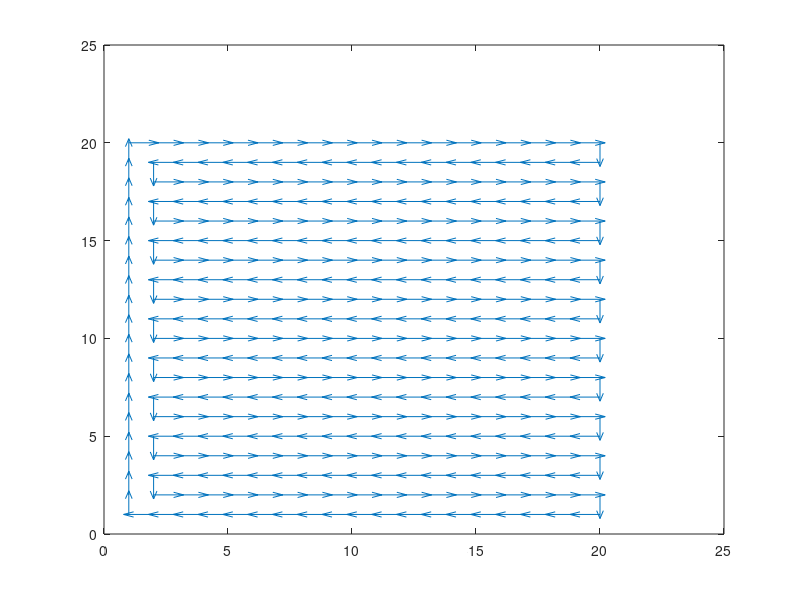
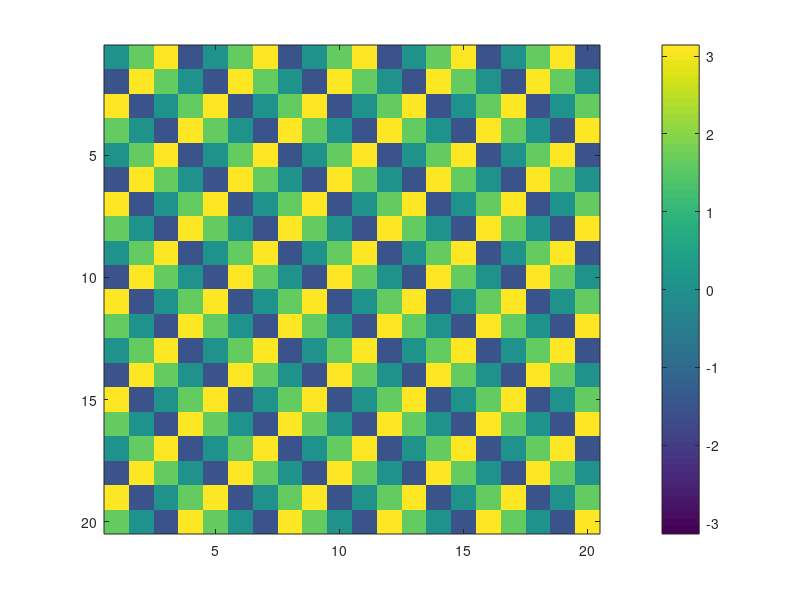
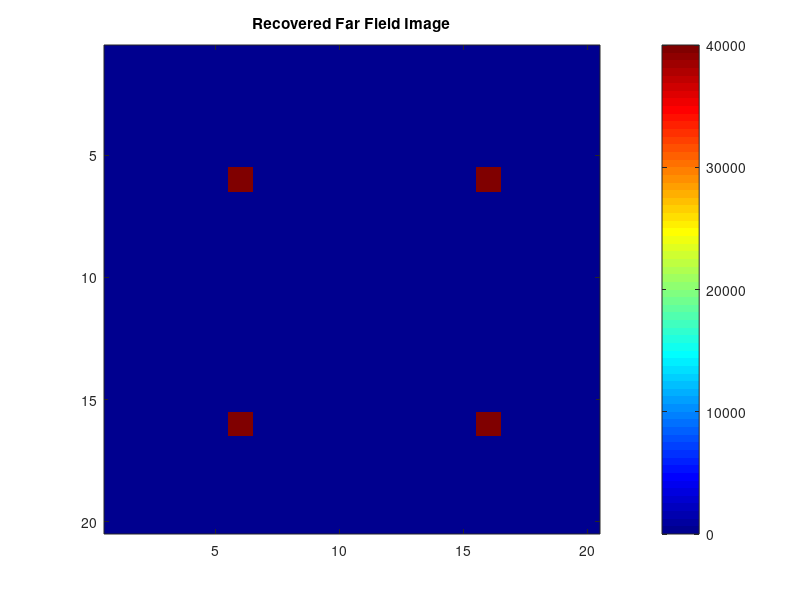

MATLAB code to generate these figures, in order:
clc;

global dx dy N
N = 20; %20 by 20 lasers
Phase = zeros(N, N);
dx = [1	1	1	1	1	1	1	1	1	1	1	1	1	1	1	1	1	1	1	0
0	0	-1	-1	-1	-1	-1	-1	-1	-1	-1	-1	-1	-1	-1	-1	-1	-1	-1	-1
0	1	1	1	1	1	1	1	1	1	1	1	1	1	1	1	1	1	1	0
0	0	-1	-1	-1	-1	-1	-1	-1	-1	-1	-1	-1	-1	-1	-1	-1	-1	-1	-1
0	1	1	1	1	1	1	1	1	1	1	1	1	1	1	1	1	1	1	0
0	0	-1	-1	-1	-1	-1	-1	-1	-1	-1	-1	-1	-1	-1	-1	-1	-1	-1	-1
0	1	1	1	1	1	1	1	1	1	1	1	1	1	1	1	1	1	1	0
0	0	-1	-1	-1	-1	-1	-1	-1	-1	-1	-1	-1	-1	-1	-1	-1	-1	-1	-1
0	1	1	1	1	1	1	1	1	1	1	1	1	1	1	1	1	1	1	0
0	0	-1	-1	-1	-1	-1	-1	-1	-1	-1	-1	-1	-1	-1	-1	-1	-1	-1	-1
0	1	1	1	1	1	1	1	1	1	1	1	1	1	1	1	1	1	1	0
0	0	-1	-1	-1	-1	-1	-1	-1	-1	-1	-1	-1	-1	-1	-1	-1	-1	-1	-1
0	1	1	1	1	1	1	1	1	1	1	1	1	1	1	1	1	1	1	0
0	0	-1	-1	-1	-1	-1	-1	-1	-1	-1	-1	-1	-1	-1	-1	-1	-1	-1	-1
0	1	1	1	1	1	1	1	1	1	1	1	1	1	1	1	1	1	1	0
0	0	-1	-1	-1	-1	-1	-1	-1	-1	-1	-1	-1	-1	-1	-1	-1	-1	-1	-1
0	1	1	1	1	1	1	1	1	1	1	1	1	1	1	1	1	1	1	0
0	0	-1	-1	-1	-1	-1	-1	-1	-1	-1	-1	-1	-1	-1	-1	-1	-1	-1	-1
0	1	1	1	1	1	1	1	1	1	1	1	1	1	1	1	1	1	1	0
0	-1	-1	-1	-1	-1	-1	-1	-1	-1	-1	-1	-1	-1	-1	-1	-1	-1	-1	-1
    ];
dy = [0	0	0	0	0	0	0	0	0	0	0	0	0	0	0	0	0	0	0	-1
1	-1	0	0	0	0	0	0	0	0	0	0	0	0	0	0	0	0	0	0
1	0	0	0	0	0	0	0	0	0	0	0	0	0	0	0	0	0	0	-1
1	-1	0	0	0	0	0	0	0	0	0	0	0	0	0	0	0	0	0	0
1	0	0	0	0	0	0	0	0	0	0	0	0	0	0	0	0	0	0	-1
1	-1	0	0	0	0	0	0	0	0	0	0	0	0	0	0	0	0	0	0
1	0	0	0	0	0	0	0	0	0	0	0	0	0	0	0	0	0	0	-1
1	-1	0	0	0	0	0	0	0	0	0	0	0	0	0	0	0	0	0	0
1	0	0	0	0	0	0	0	0	0	0	0	0	0	0	0	0	0	0	-1
1	-1	0	0	0	0	0	0	0	0	0	0	0	0	0	0	0	0	0	0
1	0	0	0	0	0	0	0	0	0	0	0	0	0	0	0	0	0	0	-1
1	-1	0	0	0	0	0	0	0	0	0	0	0	0	0	0	0	0	0	0
1	0	0	0	0	0	0	0	0	0	0	0	0	0	0	0	0	0	0	-1
1	-1	0	0	0	0	0	0	0	0	0	0	0	0	0	0	0	0	0	0
1	0	0	0	0	0	0	0	0	0	0	0	0	0	0	0	0	0	0	-1
1	-1	0	0	0	0	0	0	0	0	0	0	0	0	0	0	0	0	0	0
1	0	0	0	0	0	0	0	0	0	0	0	0	0	0	0	0	0	0	-1
1	-1	0	0	0	0	0	0	0	0	0	0	0	0	0	0	0	0	0	0
1	0	0	0	0	0	0	0	0	0	0	0	0	0	0	0	0	0	0	-1
1	0	0	0	0	0	0	0	0	0	0	0	0	0	0	0	0	0	0	0
    ];

[coordX, coordY] = meshgrid(1:N, 1:N);

%% Generation of one Euler Travel
CurrentPhase = 0;
indX = 1;
indY = 1;
CoordCollec{N * N} = 0;

for ii = 1:N * N
    
    CoordCollec{ii} = [indX, indY];
    temptY = indY + dx(indX, indY);
    temptX = indX - dy(indX, indY);
    indY = temptY;
    indX = temptX;
    
        
end


for ii = 1:N * N
    
    indX = CoordCollec{ii}(1);
    indY = CoordCollec{ii}(2);
    Phase(indX, indY) = CurrentPhase; 
    CurrentPhase = CurrentPhase + pi / 2;
    if (CurrentPhase > pi)
        CurrentPhase = CurrentPhase - 2*pi;
    end
    
end


figure
quiver(coordX, flipud(coordY), dx, dy);

figure
imagesc(Phase, [-pi, pi])
colorbar

save('Phase.mat','Phase')

nearField = abs(ones(N, N)) .* (exp(1i * Phase));
Angular_Spectrum = (fft2(fftshift(nearField))); %Near Field
figure
imagesc(abs(Angular_Spectrum).^2);
set(gcf,  'Position', [00, 00, 350, 300])
set(gca,  'FontSize', 10)% Font Size
colormap jet
colorbar
title('Recovered Far Field Image')

function [indX, indY] = getInd(ii)
    global dx dy N

    if (ii <= N)
        indX = mod(ii, N);

    end

end
